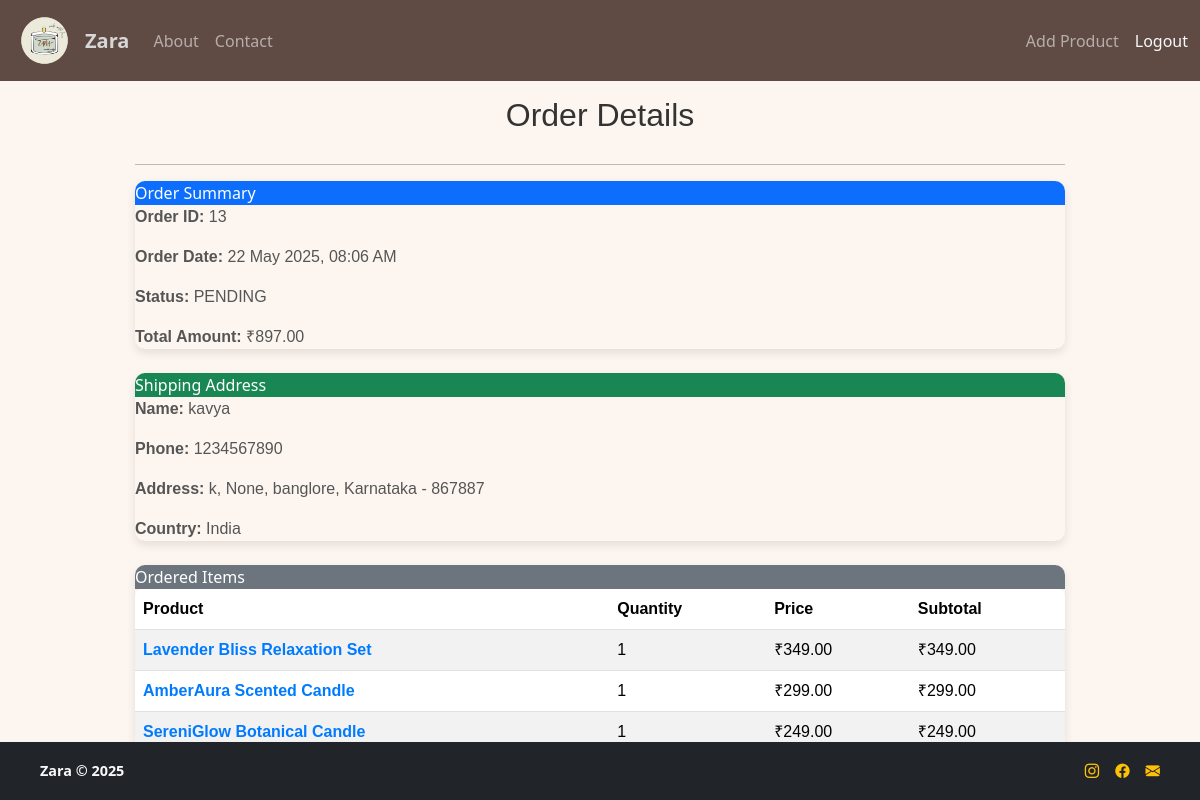
The page /orders/13/ (signed in) on the database its author committed.
### orders/models.py (models this page shows, shortened)
class Order(models.Model):
    user = models.ForeignKey(User, on_delete=models.CASCADE)
    order_date = models.DateTimeField(auto_now_add=True)
    total_amount = models.DecimalField(max_digits=10, decimal_places=2)
    status = models.CharField(max_length=20, choices=[('PENDING','Pending'),('COMPLETED','Completed')])
    razorpay_order_id = models.CharField(max_length=255)
    address = models.ForeignKey(Address, on_delete=models.CASCADE, null=True, blank=True, related_name="orders")

class Address(models.Model):
    user = models.ForeignKey(User, on_delete=models.CASCADE, related_name="addresses")
    full_name = models.CharField(max_length=100, help_text="Full name of the recipient")
    phone_number = models.CharField(
        max_length=10,
        validators=[
            RegexValidator(r'^\d{10}$', message="Phone number must be 10 digits long.")
        ],
        help_text="Recipient's phone number"
    )
    address_line1 = models.CharField(max_length=255, help_text="Street address, P.O. Box, etc.")
    address_line2 = models.CharField(
        max_length=255, blank=True, null=True, help_text="Apartment, suite, unit, building, floor, etc."
    )
    landmark = models.CharField(
        max_length=255, blank=True, null=True, help_text="Landmark near the address"
    )
    city = models.CharField(max_length=100, help_text="City name")
    state = models.CharField(
        max_length=100,
        help_text="State name",
        choices=[
    ("Andhra Pradesh", "Andhra Pradesh"),
    ("Arunachal Pradesh", "Arunachal Pradesh"),
    ("Assam", "Assam"),
    ("Bihar", "Bihar"),
    ("Chhattisgarh", "Chhattisgarh"),
    ("Goa", "Goa"),
    ("Gujarat", "Gujarat"),
    ("Haryana", "Haryana"),
    ("Himachal Pradesh", "Himachal Pradesh"),
    ("Jharkhand", "Jharkhand"),
    ("Karnataka", "Karnataka"),
    ("Kerala", "Kerala"),
    ("Madhya Pradesh", "Madhya Pradesh"),
    ("Maharashtra", "Maharashtra"),
    ("Manipur", "Manipur"),
    ("Meghalaya", "Meghalaya"),
    ("Mizoram", "Mizoram"),
    ("Nagaland", "Nagaland"),
    ("Odisha", "Odisha"),
    ("Punjab", "Punjab"),
    ("Rajasthan", "Rajasthan"),
    ("Sikkim", "Sikkim"),
    ("Tamil Nadu", "Tamil Nadu"),
    ("Telangana", "Telangana"),
    ("Tripura", "Tripura"),
    ("Uttar Pradesh", "Uttar Pradesh"),
    ("Uttarakhand", "Uttarakhand"),
    ("West Bengal", "West Bengal"),
    ("Andaman and Nicobar Islands", "Andaman and Nicobar Islands"),
    ("Chandigarh", "Chandigarh"),
    ("Dadra and Nagar Haveli and Daman and Diu", "Dadra and Nagar Haveli and Daman and Diu"),
    ("Delhi", "Delhi"),
    ("Jammu and Kashmir", "Jammu and Kashmir"),
    ("Ladakh", "Ladakh"),
    ("Lakshadweep", "Lakshadweep"),
    ("Puducherry", "Puducherry"),
        ]
    )
    pincode = models.CharField(
        max_length=6,
        validators=[
            RegexValidator(r'^\d{6}$', message="PIN code must be 6 digits long.")
        ],
        help_text="6-digit PIN code"
    )
    country = models.CharField(
        max_length=100, default="India", editable=False, help_text="Country name"
    )
    is_default = models.BooleanField(
        default=False, help_text="Set as the default address"
    )
    created_at = models.DateTimeField(auto_now_add=True)
    updated_at = models.DateTimeField(auto_now=True)
    class Meta:
        unique_together = ('user', 'pincode', 'address_line1', 'address_line2')

class OrderDetails(models.Model):
    order = models.ForeignKey(Order, related_name="order_details", on_delete=models.CASCADE)
    order_item = models.ForeignKey(Product, on_delete=models.CASCADE)
    quantity = models.PositiveIntegerField()
    price = models.DecimalField(max_digits=10, decimal_places=2)

### mainapp/models.py (models this page shows)
class Product(models.Model):
 name = models.CharField(max_length = 255)
 price = models.FloatField()
 desc = models.TextField(max_length =500)
 img = models.ImageField(upload_to = 'products/' )
 stock = models.PositiveBigIntegerField()

### orders/views.py (the view)
# urls.py: path('<int:order_id>/', views.order_detail, name='order_detail'),
@login_required
def order_detail(request, order_id):
    order = get_object_or_404(Order, id=order_id, user=request.user)
    return render(request, 'order_detail.html', {'order': order})

### orders/templates/order_detail.html (shortened to what this page needs)
{% extends 'base.html' %}
{% load static %}
{% block content %}
<div class="order-details-container mt-4" style="max-width: 1200px; padding: 0 15px;">
    <h2 class="order-details-title text-center" style="font-family: 'Arial', sans-serif; color: #333; margin-bottom: 30px;">Order Details</h2>
    <hr>
    <div class="order-summary-card mb-4" style="border-radius: 10px; box-shadow: 0 4px 10px rgba(0, 0, 0, 0.1);">
        <div class="order-summary-header bg-primary text-white" style="border-radius: 10px 10px 0 0;">
            Order Summary
        </div>
        <div class="order-summary-body card-body" style="font-family: 'Arial', sans-serif; color: #555;">
            <p><strong>Order ID:</strong> {{ order.id }}</p>
            <p><strong>Order Date:</strong> {{ order.order_date|date:"d M Y, h:i A" }}</p>
            <p><strong>Status:</strong> {{ order.status }}</p>
            <p><strong>Total Amount:</strong> ₹{{ order.total_amount }}</p>
        </div>
    </div>
    {% if order.address %}
    <div class="shipping-address-card mb-4" style="border-radius: 10px; box-shadow: 0 4px 10px rgba(0, 0, 0, 0.1);">
        <div class="shipping-address-header bg-success text-white" style="border-radius: 10px 10px 0 0;">
            Shipping Address
        </div>
        <div class="shipping-address-body card-body" style="font-family: 'Arial', sans-serif; color: #555;">
            <p><strong>Name:</strong> {{ order.address.full_name }}</p>
            <p><strong>Phone:</strong> {{ order.address.phone_number }}</p>
            <p><strong>Address:</strong>
                {{ order.address.address_line1 }}{% if order.address.address_line2 %}, {{ order.address.address_line2 }}{% endif %},
                {{ order.address.landmark }},
                {{ order.address.city }},
                {{ order.address.state }} - {{ order.address.pincode }}
            </p>
            <p><strong>Country:</strong> {{ order.address.country }}</p>
        </div>
    </div>
    {% else %}
    <div class="no-shipping-address-alert alert alert-warning" style="font-family: 'Arial', sans-serif; font-size: 16px; color: #856404; background-color: #fff3cd; border-color: #ffeeba;">
        No shipping address selected for this order.
    </div>
    {% endif %}
    <div class="ordered-items-card" style="border-radius: 10px; box-shadow: 0 4px 10px rgba(0, 0, 0, 0.1);">
        <div class="ordered-items-header bg-secondary text-white" style="border-radius: 10px 10px 0 0;">
            Ordered Items
        </div>
        <div class="ordered-items-body card-body" style="font-family: 'Arial', sans-serif; color: #555;">
            <table class="ordered-items-table table table-striped" style="border-radius: 8px; overflow: hidden; font-size: 16px;">
                <thead>
                    <tr>
                        <th>Product</th>
                        <th>Quantity</th>
                        <th>Price</th>
                        <th>Subtotal</th>
                    </tr>
                </thead>
                <tbody>
                    {% for detail in order.order_details.all %}
                    <tr>
                        <td>
                            <a href="{% url 'prod_details' detail.order_item.id %}" style="text-decoration: none; color: #007bff; font-weight: bold;">
                                {{ detail.order_item.name }}
                            </a>
                        </td>
                        <td>{{ detail.quantity }}</td>
                        <td>₹{{ detail.price|floatformat:2 }}</td>
                        <td>₹{{ detail.price }}</td>
                    </tr>
                    {% endfor %}
                </tbody>
            </table>
        </div>
    </div>
</div>
{% endblock %}

### static/css/style.css (style rules this page uses)
* { margin: 0; padding: 0; box-sizing: border-box; }
body { font-family: 'Segoe UI', Tahoma, Geneva, Verdana, sans-serif; background-color: #fdf6f0; color: black; }

### rows shown on the page
Order: id "13", order_date "22 May 2025, 08:06 AM", status "PENDING", total_amount "897.00", address.full_name "kavya", address.phone_number "1234567890", address.address_line1 "k", address.landmark "None", address.city "banglore", address.state "Karnataka", address.pincode "867887", address.country "India"
OrderDetails: order_item.name "Lavender Bliss Relaxation Set", quantity "1", price "349.00"
OrderDetails: order_item.name "AmberAura Scented Candle", quantity "1", price "299.00"
OrderDetails: order_item.name "SereniGlow Botanical Candle", quantity "1", price "249.00"
